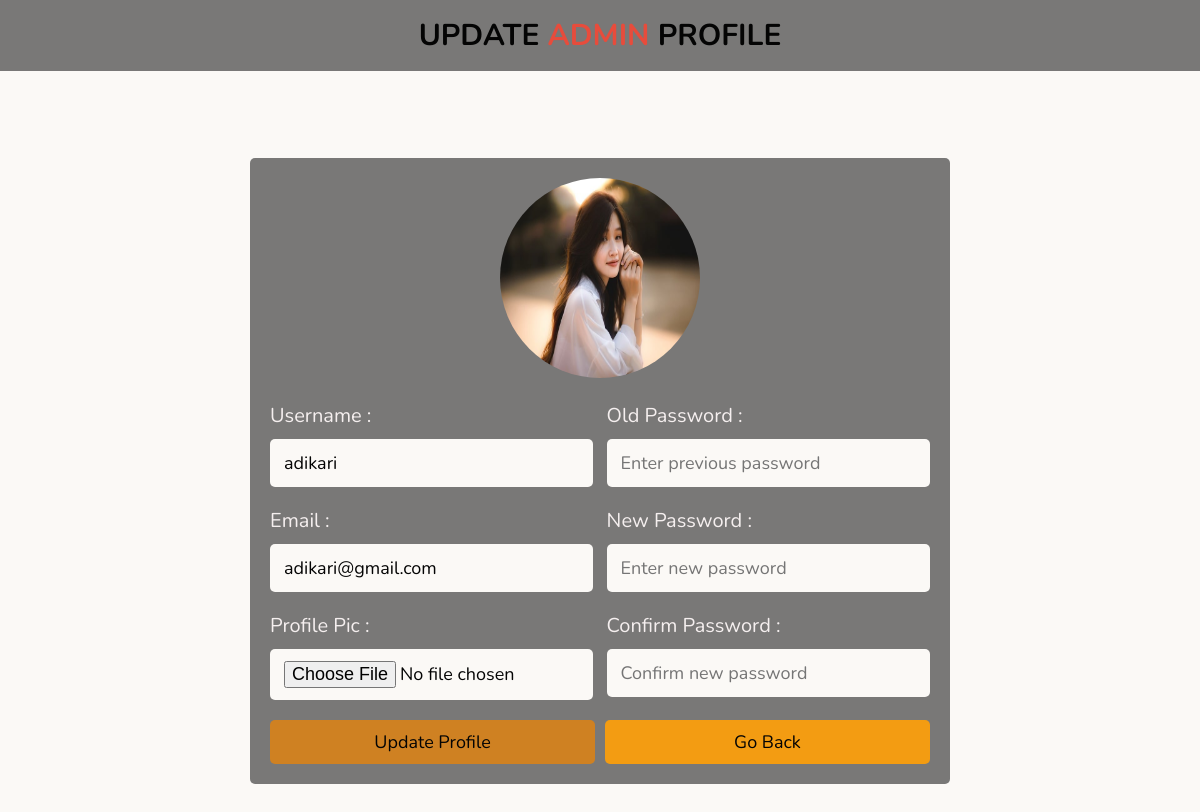
Page /admin/admin_profile_update.php (signed in) on the committed database.
### tables this page shows
CREATE TABLE `user` (
  `userID` int(50) NOT NULL,
  `username` varchar(50) NOT NULL,
  `password` varchar(255) NOT NULL,
  `address` varchar(50) NOT NULL,
  `email` varchar(50) NOT NULL,
  `orders` varchar(50) NOT NULL,
  `user_type` varchar(20) NOT NULL DEFAULT 'user',
  `image` varchar(100) NOT NULL
);

### admin/admin_profile_update.php (the view, shortened to what this page needs)
<?php
include 'config.php';
$admin_id = $_SESSION['admin_id'];
?>
<!DOCTYPE html>
<html lang="en">
<head>
   <link rel="stylesheet" href="https://cdnjs.cloudflare.com/ajax/libs/font-awesome/6.1.1/css/all.min.css">
   <link rel="stylesheet" href="css/style.css">
</head>
<body>
<h1 class="title"> Update <span>Admin</span> Profile </h1>
<section class="update-profile-container">
   <?php
      $select_profile = $conn->prepare("SELECT * FROM `user` WHERE userID = ?");
      $select_profile->execute([$admin_id]);
      $fetch_profile = $select_profile->fetch(PDO::FETCH_ASSOC);
   ?>
   <form action="" method="post" enctype="multipart/form-data">
      <img src="uploaded_img/<?= $fetch_profile['image']; ?>" alt="">
      <div class="flex">
         <div class="inputBox">
            <span>Username : </span>
            <input type="text" name="name" required class="box" placeholder="Enter your name" value="<?= $fetch_profile['username']; ?>">
            <span>Email : </span>
            <input type="email" name="email" required class="box" placeholder="Enter your email" value="<?= $fetch_profile['email']; ?>">
            <span>Profile Pic : </span>
            <input type="file" name="image" class="box" accept="image/jpg, image/jpeg, image/png">
         </div>
         <div class="inputBox">
            <span>Old Password :</span>
            <input type="password" class="box" name="previous_pass" placeholder="Enter previous password">
            <span>New Password :</span>
            <input type="password" class="box" name="new_pass" placeholder="Enter new password">
            <span>Confirm Password :</span>
            <input type="password" class="box" name="confirm_pass" placeholder="Confirm new password">
         </div>
      </div>
      <div class="flex-btn">
         <input type="submit" value="Update Profile" name="update" class="btn">
         <a href="admin_page.php" class="option-btn">Go Back</a>
      </div>
   </form>
</section>
</body>
</html>

### admin/css/style.css (style rules this page uses)
:root { --blue:#cf8122; --orange:#f39c12; --red:#e74c3c; --white:#040404; --light-color:#f5efef; --black:#797877; --light-bg:#fbf9f6; }
* { font-family: 'Nunito', sans-serif; margin:0; padding:0; box-sizing: border-box; outline: none; border:none; text-decoration: none; }
html { font-size: 62.5%; overflow-x: hidden; background-color: var(--light-bg); }
.title { padding:1.5rem 1rem; text-align: center; background-color: var(--black); font-size: 3rem; text-transform: uppercase; color:var(--white); }
.title span { color:var(--red); }
.btn, .delete-btn, .option-btn { display: block; width: 100%; border-radius: .5rem; color:var(--white); font-size: 1.8rem; cursor: pointer; padding:1rem 3rem; text-transform: capitalize; text-align: center; margin-top: 1rem; }
.btn { background-color: var(--blue); }
.option-btn { background-color: var(--orange); }
.flex-btn { display: flex; flex-wrap: wrap; gap:1rem; }
.flex-btn > * { flex:1; }
.update-profile-container { display: flex; align-items: center; justify-content: center; padding:2rem; min-height: 100vh; }
.update-profile-container form { width: 70rem; border-radius: .5rem; background-color: var(--black); padding:2rem; text-align: center; }
.update-profile-container form .flex { text-align: left; display: flex; flex-wrap: wrap; justify-content: space-between; }
.update-profile-container form .flex .inputBox { width: 49%; }
.update-profile-container form img { height: 20rem; width: 20rem; border-radius: 50%; margin-bottom: 1rem; }
.update-profile-container form .flex .inputBox span { font-size: 2rem; color:var(--light-color); display: block; padding-top: 1rem; }
.update-profile-container form .flex .inputBox .box { width: 100%; padding:1.2rem 1.4rem; border-radius: .5rem; font-size: 1.8rem; color:var(--white); margin:1rem 0; background-color: var(--light-bg); }

### rows in the picture
user: image (picture), name "adikari", email "adikari@gmail.com"
